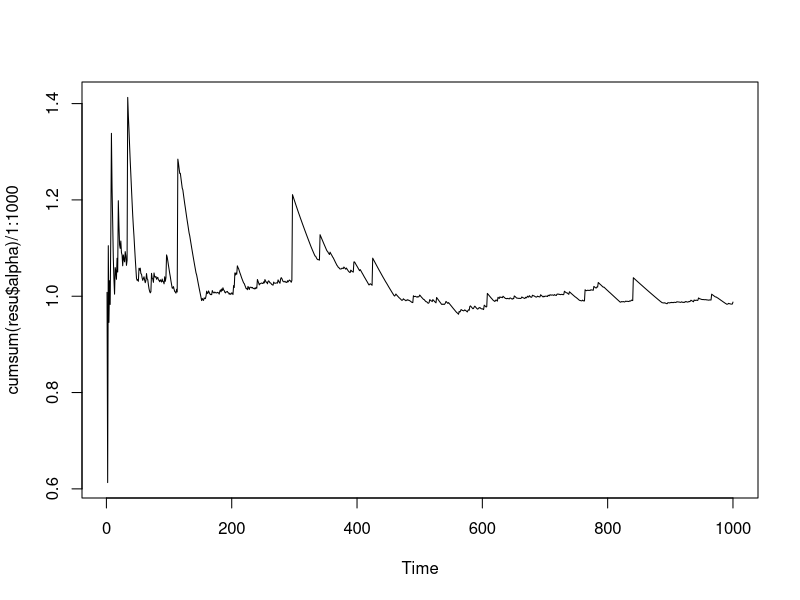
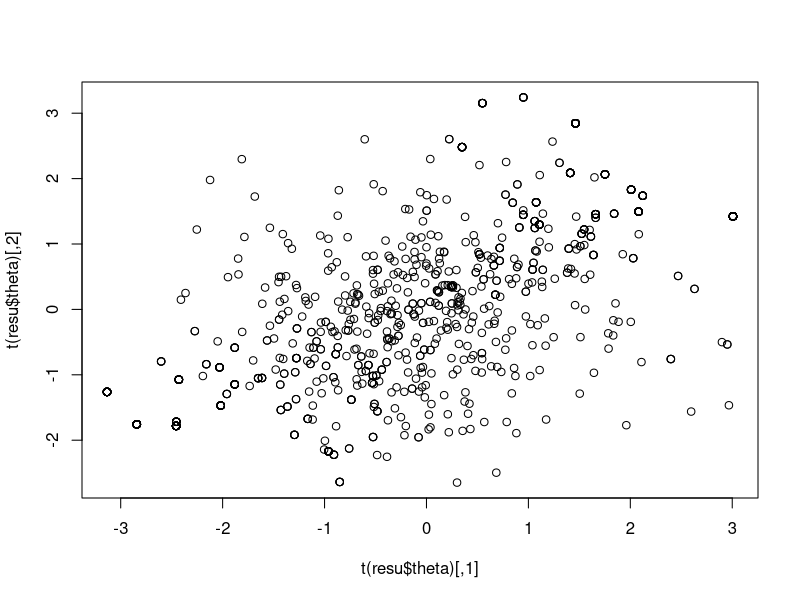

The R source for these figures, in order: (Note: this script raises an error after producing the figures.)
# Random-Walk Metropolis Hastings ---------------------------------------------

# helpers -----------------------------------------------------------------
pdf_mvnorm <- function(x, mu, Sigma, P = NULL, d) {
  eps <- .Machine$double.eps^.4
  if (is.null(P)) {
    tmp <- La.svd(Sigma)
    D <- sqrt(tmp$d)
    D <- pmax(D, eps)
    D.inv <- 1 / D
    sqrtP <- D.inv * tmp$vt
    sqrtP[abs(sqrtP) == Inf] <- 0
  }
  K <- (2*pi)**-(d/2)
  p <- det(Sigma)^-0.5  *exp(-0.5*crossprod(sqrtP %*% (x - mu)))
  return(p*K)
}

pdf_mvstudent <- function(x, nu, mu, Sigma, P = NULL, d) {
  eps <- .Machine$double.eps^.4
  if (is.null(P)) {
    tmp <- La.svd(Sigma)
    D <- sqrt(tmp$d)
    D <- pmax(D, eps)
    D.inv <- 1 / D
    sqrtP <- D.inv * tmp$vt
    sqrtP[abs(sqrtP) == Inf] <- 0
  }
  K <- gamma(0.5*(nu+d))/(gamma(0.5*nu)*(nu*pi)**(0.5*d))
  p <- det(Sigma)**-0.5*(1+nu**-1*crossprod(sqrtP %*% (x - mu)))**(-0.5*(nu+d))
  return(p*K)
}

draw_mvn <- function(mu, Sigma, d, P=NULL){
  eps <- .Machine$double.eps^.4
  if (is.null(P)) {
    tmp <- La.svd(Sigma)
    D <- sqrt(tmp$d)
    D <- pmax(D, eps)
    sqrtSigma <- D*tmp$vt
  }
  
  x <- mu + t(sqrtSigma)%*%matrix(rnorm(d))
  return(x)
}



# metropolis hastings -----------------------------------------------------
# Metropolis Hastings -------------------------------------------------------------------------
metropolis_hastings <- function(target,
                                proposal,
                                draw_proposal,
                                niter,
                                d) {
  theta <- matrix(NA, nrow = d, ncol = niter)
  alpha <- vector(mode = "numeric", length = niter)
  
  # 1.) draw initial value
  # 2.) repeat fot i in 1,...,niter
  theta_last <- matrix(c(1,1), nrow=2)
  
  for (i in 1:niter) {
    
    # a.) draw caindidate theta*
    theta_cand <- draw_proposal()
    
    # b.) calc alpha
    log_alpha <- log(target(theta_cand)) +
      log(proposal(theta_last)) -
      log(target(theta_last)) -
      log(proposal(theta_cand))
    
    alpha[i] <- exp(log_alpha)
    
    # c.)
    #browser()
    if (alpha[i] >= 1) {
      # accept draw
      theta[, i] <- theta_cand
      theta_last <- theta_cand
    } else {
      if (alpha[i] > runif(1)) {
        # accept with prop alpha
        theta[, i] <- theta_cand
        theta_last <- theta_cand
      }
      else {
        # reject
        theta[, i] <- theta_last
      }
    }
  }
  
  return(list(theta = theta, alpha = alpha))
}


# target 
target <-function(x){
  p <- pdf_mvstudent(x,
                     nu = 2,
                     mu = matrix(c(0, 0)),
                     Sigma = matrix(c(4.59, 3.88, 3.88, 4.59), nrow=2),
                     d = 2)
  return(p)
}

# proposal
proposal <- function(x){
  p <- pdf_mvnorm(x,
                  mu = matrix(c(0, 0)),
                  Sigma = diag(2),
                  d = 2,
                  P=NULL)
  return(p)
}

# draw from proposal
draw_proposal <- function(){
  x <- draw_mvn(mu = matrix(c(0, 0)),
                Sigma = diag(2),
                d = 2,
                P=NULL)
  return(x)
}


# sample
resu <- metropolis_hastings(target, proposal, draw_proposal, niter=1000, d=2)

plot.ts(cumsum(resu$alpha)/1:1000)

plot(t(resu$theta))


# plot bivariate mvn
nsim <- 5000
x <- matrix(0, nrow=2, ncol=nsim)

e1 <- matrix(c(6 , 6))
e2 <- matrix(c(0.5, -0.5))
crossprod(e1, e2)
v1 <- sqrt(crossprod(e1)[1])
v2 <- sqrt(crossprod(e2)[1])
e1 <- e1/v1
e2 <- e2/v2
Q <- cbind(e1, e2)
Lambda <- diag(c(v1, v2))
Sigma <- Q%*%Lambda%*%t(Q)

# L <- matrix(c(1, -0.9, 0, -1), nrow = 2, ncol = 2)
# Sigma <- tcrossprod(L)
# Sigma
# Sigma <- matrix(c(4.0, -9.6, -9.6, 64.0), nrow=2)
mu <- matrix(c(0,0))

for (i in 1:nsim){
  x[,i] <- draw_proposal(mu, Sigma, 2)
}
cov(t(x))
plot(t(x))



